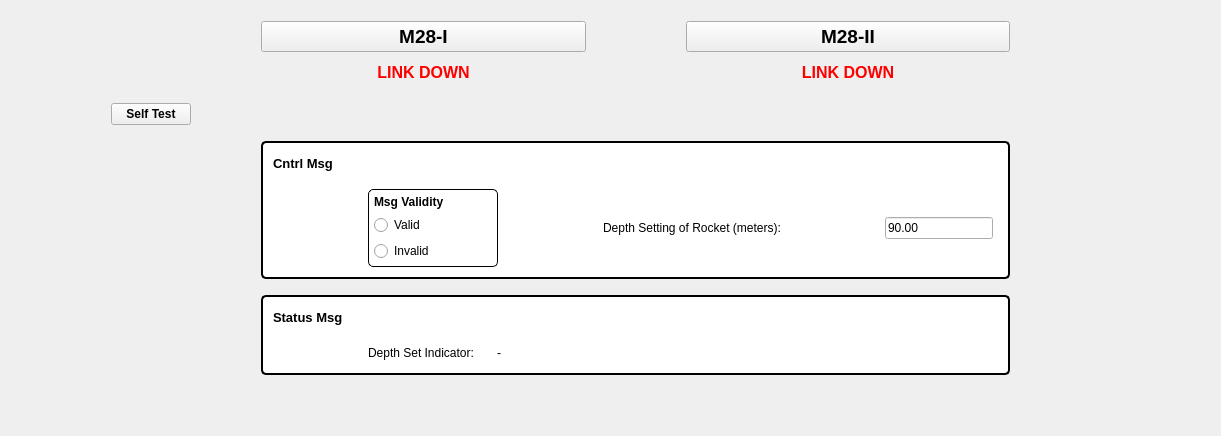
     <widget class="QWidget" name="tab_3">
      <attribute name="title">
       <string>28M</string>
      </attribute>
      <layout class="QVBoxLayout" name="verticalLayout_19">
       <item>
        <layout class="QVBoxLayout" name="verticalLayout_18">
         <property name="leftMargin">
          <number>100</number>
         </property>
         <property name="topMargin">
          <number>5</number>
         </property>
         <property name="bottomMargin">
          <number>5</number>
         </property>
         <item>
          <layout class="QHBoxLayout" name="horizontalLayout_33">
           <property name="spacing">
            <number>100</number>
           </property>
           <property name="leftMargin">
            <number>150</number>
           </property>
           <property name="topMargin">
            <number>5</number>
           </property>
           <property name="rightMargin">
            <number>200</number>
           </property>
           <property name="bottomMargin">
            <number>0</number>
           </property>
           <item>
            <widget class="QPushButton" name="pushButton_7">
             <property name="font">
              <font>
               <pointsize>14</pointsize>
               <weight>75</weight>
               <bold>true</bold>
              </font>
             </property>
             <property name="text">
              <string>M28-I</string>
             </property>
            </widget>
           </item>
           <item>
            <widget class="QPushButton" name="pushButton_6">
             <property name="font">
              <font>
               <pointsize>14</pointsize>
               <weight>75</weight>
               <bold>true</bold>
              </font>
             </property>
             <property name="text">
              <string>M28-II</string>
             </property>
            </widget>
           </item>
          </layout>
         </item>
         <item>
          <layout class="QHBoxLayout" name="horizontalLayout_34">
           <property name="spacing">
            <number>100</number>
           </property>
           <property name="leftMargin">
            <number>150</number>
           </property>
           <property name="topMargin">
            <number>0</number>
           </property>
           <property name="rightMargin">
            <number>200</number>
           </property>
           <property name="bottomMargin">
            <number>5</number>
           </property>
           <item>
            <layout class="QVBoxLayout" name="verticalLayout_21">
             <property name="margin">
              <number>5</number>
             </property>
             <item>
              <widget class="QLabel" name="label_32">
               <property name="font">
                <font>
                 <pointsize>12</pointsize>
                 <weight>75</weight>
                 <bold>true</bold>
                </font>
               </property>
               <property name="styleSheet">
                <string notr="true">color: red;</string>
               </property>
               <property name="text">
                <string>LINK DOWN</string>
               </property>
               <property name="alignment">
                <set>Qt::AlignCenter</set>
               </property>
              </widget>
             </item>
            </layout>
           </item>
           <item>
            <layout class="QVBoxLayout" name="verticalLayout_22">
             <property name="margin">
              <number>5</number>
             </property>
             <item>
              <widget class="QLabel" name="label_33">
               <property name="font">
                <font>
                 <pointsize>12</pointsize>
                 <weight>75</weight>
                 <bold>true</bold>
                </font>
               </property>
               <property name="styleSheet">
                <string notr="true">color: red;</string>
               </property>
               <property name="text">
                <string>LINK DOWN</string>
               </property>
               <property name="alignment">
                <set>Qt::AlignCenter</set>
               </property>
              </widget>
             </item>
            </layout>
           </item>
          </layout>
         </item>
         <item>
          <layout class="QHBoxLayout" name="horizontalLayout_35">
           <property name="leftMargin">
            <number>0</number>
           </property>
           <property name="topMargin">
            <number>5</number>
           </property>
           <property name="bottomMargin">
            <number>5</number>
           </property>
           <item>
            <widget class="QPushButton" name="pushButton_8">
             <property name="font">
              <font>
               <weight>75</weight>
               <bold>true</bold>
              </font>
             </property>
             <property name="text">
              <string>Self Test</string>
             </property>
            </widget>
           </item>
           <item>
            <spacer name="horizontalSpacer_11">
             <property name="orientation">
              <enum>Qt::Horizontal</enum>
             </property>
             <property name="sizeHint" stdset="0">
              <size>
               <width>40</width>
               <height>20</height>
              </size>
             </property>
            </spacer>
           </item>
          </layout>
         </item>
         <item>
          <layout class="QHBoxLayout" name="horizontalLayout_37">
           <property name="leftMargin">
            <number>150</number>
           </property>
           <property name="topMargin">
            <number>5</number>
           </property>
           <property name="rightMargin">
            <number>200</number>
           </property>
           <property name="bottomMargin">
            <number>5</number>
           </property>
           <item>
            <widget class="QFrame" name="M28_Cntrl_Msg">
             <property name="styleSheet">
              <string notr="true">#M28_Cntrl_Msg { 
border: 2px solid black; 
border-radius: 5px; 
background-color: white; 
}</string>
             </property>
             <layout class="QGridLayout" name="gridLayout_5">
              <property name="margin">
               <number>5</number>
              </property>
              <item row="0" column="0">
               <layout class="QHBoxLayout" name="horizontalLayout_38">
                <property name="margin">
                 <number>5</number>
                </property>
                <item>
                 <widget class="QLabel" name="label_34">
                  <property name="font">
                   <font>
                    <pointsize>10</pointsize>
                    <weight>75</weight>
                    <bold>true</bold>
                   </font>
                  </property>
                  <property name="text">
                   <string>Cntrl Msg</string>
                  </property>
                 </widget>
                </item>
                <item>
                 <spacer name="horizontalSpacer_12">
                  <property name="orientation">
                   <enum>Qt::Horizontal</enum>
                  </property>
                  <property name="sizeHint" stdset="0">
                   <size>
                    <width>40</width>
                    <height>20</height>
                   </size>
                  </property>
                 </spacer>
                </item>
               </layout>
              </item>
              <item row="1" column="0">
               <layout class="QHBoxLayout" name="horizontalLayout_41">
                <property name="spacing">
                 <number>100</number>
                </property>
                <property name="leftMargin">
                 <number>100</number>
                </property>
                <property name="topMargin">
                 <number>5</number>
                </property>
                <property name="rightMargin">
                 <number>5</number>
                </property>
                <property name="bottomMargin">
                 <number>5</number>
                </property>
                <item>
                 <widget class="QFrame" name="M28_Msg_Validity">
                  <property name="styleSheet">
                   <string notr="true">#M28_Msg_Validity { 
border: 1px solid black; 
border-radius: 5px; 
background-color: white; 
}</string>
                  </property>
                  <layout class="QVBoxLayout" name="verticalLayout_26">
                   <property name="margin">
                    <number>5</number>
                   </property>
                   <item>
                    <widget class="QLabel" name="label_35">
                     <property name="font">
                      <font>
                       <weight>75</weight>
                       <bold>true</bold>
                      </font>
                     </property>
                     <property name="text">
                      <string>Msg Validity</string>
                     </property>
                    </widget>
                   </item>
                   <item>
                    <widget class="QRadioButton" name="radioButton_11">
                     <property name="text">
                      <string>Valid                    </string>
                     </property>
                    </widget>
                   </item>
                   <item>
                    <widget class="QRadioButton" name="radioButton_12">
                     <property name="text">
                      <string>Invalid</string>
                     </property>
                    </widget>
                   </item>
                  </layout>
                 </widget>
                </item>
                <item>
                 <layout class="QHBoxLayout" name="horizontalLayout_42">
                  <property name="margin">
                   <number>5</number>
                  </property>
                  <item>
                   <widget class="QLabel" name="label_39">
                    <property name="text">
                     <string>Depth Setting of Rocket (meters): </string>
                    </property>
                   </widget>
                  </item>
                  <item>
                   <widget class="QLineEdit" name="lineEdit_5">
                    <property name="text">
                     <string>90.00</string>
                    </property>
                   </widget>
                  </item>
                 </layout>
                </item>
               </layout>
              </item>
             </layout>
            </widget>
           </item>
          </layout>
         </item>
         <item>
          <layout class="QHBoxLayout" name="horizontalLayout_36">
           <property name="leftMargin">
            <number>150</number>
           </property>
           <property name="topMargin">
            <number>5</number>
           </property>
           <property name="rightMargin">
            <number>200</number>
           </property>
           <property name="bottomMargin">
            <number>5</number>
           </property>
           <item>
            <widget class="QFrame" name="M28_Status_Msg">
             <property name="styleSheet">
              <string notr="true">#M28_Status_Msg { 
border: 2px solid black; 
border-radius: 5px; 
background-color: white; 
}</string>
             </property>
             <layout class="QVBoxLayout" name="verticalLayout_25">
              <property name="margin">
               <number>5</number>
              </property>
              <item>
               <layout class="QHBoxLayout" name="horizontalLayout_39">
                <property name="margin">
                 <number>5</number>
                </property>
                <item>
                 <widget class="QLabel" name="label_36">
                  <property name="font">
                   <font>
                    <pointsize>10</pointsize>
                    <weight>75</weight>
                    <bold>true</bold>
                   </font>
                  </property>
                  <property name="text">
                   <string>Status Msg</string>
                  </property>
                 </widget>
                </item>
                <item>
                 <spacer name="horizontalSpacer_13">
                  <property name="orientation">
                   <enum>Qt::Horizontal</enum>
                  </property>
                  <property name="sizeHint" stdset="0">
                   <size>
                    <width>40</width>
                    <height>20</height>
                   </size>
                  </property>
                 </spacer>
                </item>
               </layout>
              </item>
              <item>
               <layout class="QHBoxLayout" name="horizontalLayout_40">
                <property name="leftMargin">
                 <number>100</number>
                </property>
                <property name="topMargin">
                 <number>5</number>
                </property>
                <property name="rightMargin">
                 <number>5</number>
                </property>
                <property name="bottomMargin">
                 <number>5</number>
                </property>
                <item>
                 <widget class="QLabel" name="label_37">
                  <property name="text">
                   <string>Depth Set Indicator:     </string>
                  </property>
                 </widget>
                </item>
                <item>
                 <widget class="QLabel" name="label_38">
                  <property name="text">
                   <string>-                               </string>
                  </property>
                 </widget>
                </item>
                <item>
                 <spacer name="horizontalSpacer_14">
                  <property name="orientation">
                   <enum>Qt::Horizontal</enum>
                  </property>
                  <property name="sizeHint" stdset="0">
                   <size>
                    <width>40</width>
                    <height>20</height>
                   </size>
                  </property>
                 </spacer>
                </item>
               </layout>
              </item>
             </layout>
            </widget>
           </item>
          </layout>
         </item>
         <item>
          <spacer name="verticalSpacer_5">
           <property name="orientation">
            <enum>Qt::Vertical</enum>
           </property>
           <property name="sizeHint" stdset="0">
            <size>
             <width>20</width>
             <height>40</height>
            </size>
           </property>
          </spacer>
         </item>
        </layout>
       </item>
      </layout>
     </widget>
